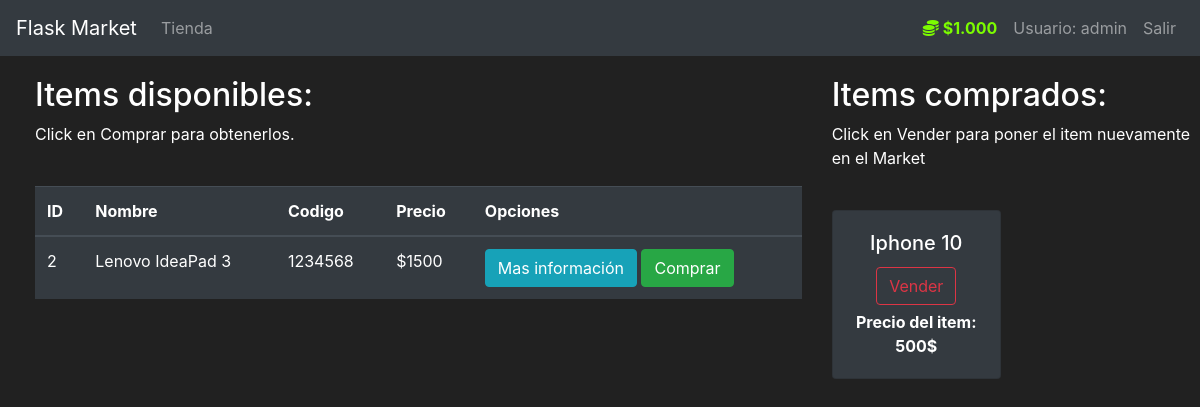
The page /market (signed in) on the database as committed earlier.
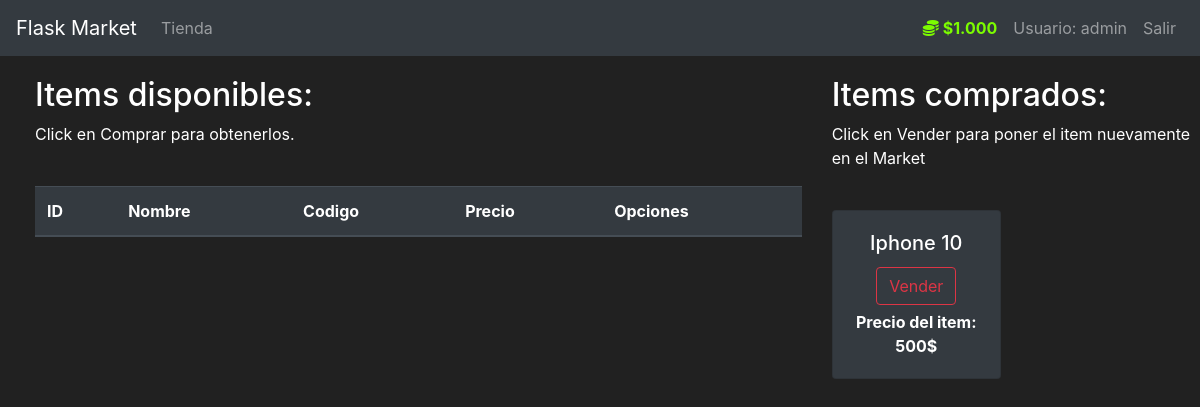
The same page on the database as committed later.
### market/models.py (models this page shows, shortened)
class User(db.Model, UserMixin):
    id = db.Column(db.Integer(), primary_key=True)
    username = db.Column(db.String(length=30), nullable=False, unique=True)
    email_address = db.Column(db.String(length=50),
                              nullable=False,
                              unique=True)
    password_hash = db.Column(db.String(length=60), nullable=False)
    budget = db.Column(db.Integer(), nullable=False, default=1000)
    items = db.relationship('Item', backref='owned_user', lazy=True)
    @property
    def prettier_budget(self):
        if len(str(self.budget)) >= 4:
            return f'${str(self.budget)[:-3]}.{str(self.budget)[-3:]}'
        else:
            return f"${self.budget}"
    @property
    def password(self):
        return self.password

class Item(db.Model):
    id = db.Column(db.Integer(), primary_key=True)
    name = db.Column(db.String(length=30), nullable=False, unique=True)
    price = db.Column(db.Integer(), nullable=False)
    barcode = db.Column(db.String(length=12), nullable=False, unique=True)
    description = db.Column(db.String(length=1024),
                            nullable=False,
                            unique=True)
    owner = db.Column(db.Integer(), db.ForeignKey('user.id'))

### market/routes.py (the view, shortened to what this page needs)
@app.route('/market', methods=['GET', 'POST'])
@login_required
def market_page():
    purchase_form = PurchaseItemForm()
    selling_form = SellItemForm()
    if request.method == "GET":
        items = Item.query.filter_by(owner=None)
        owned_items = Item.query.filter_by(owner=current_user.id)
        return render_template('market.html',
                               items=items,
                               purchase_form=purchase_form,
                               owned_items=owned_items,
                               selling_form=selling_form)

### market/models.py (called while the page is built)
@login_manager.user_loader
def load_user(user_id):
    return User.query.get(int(user_id))

### market/templates/market.html (shortened to what this page needs)
{% extends 'base.html' %}
{% block content %}
<div class="row" style="margin-top:20px; margin-left:20px">
    <div class="col-8">
        <h2>Items disponibles: </h2>
        <p>Click en Comprar para obtenerlos.</p>
        <br>
        <table class="table table-hover table-dark">
            <thead>
                <tr>
                    <th scope="col">ID</th>
                    <th scope="col">Nombre</th>
                    <th scope="col">Codigo</th>
                    <th scope="col">Precio</th>
                    <th scope="col">Opciones</th>
                </tr>
            </thead>
            <tbody>
                {% for item in items %}
                <tr>
                    <td>{{ item.id }}</td>
                    <td>{{ item.name }}</td>
                    <td>{{ item.barcode }}</td>
                    <td>${{ item.price }}</td>
                    <td>
                        <button class="btn btn-outline btn-info" data-toggle="modal"
                            data-target="#Modal-MoreInfo-{{ item.id }}">Mas información</button>
                        <button class="btn btn-outline btn-success" data-toggle="modal"
                            data-target="#Modal-PurchaseConfirm-{{ item.id }}">Comprar</button>
                    </td>
                </tr>
                {% endfor %}
            </tbody>
        </table>
    </div>
    <div class="col-4">
        <h2>Items comprados: </h2>
        <p>Click en Vender para poner el item nuevamente en el Market</p>
        <br>
        <div class="row">
            {% for owned_item in owned_items %}
            <div class="col-md-6">
                <div style="margin-bottom: 5px" class="card text-center bg-dark">
                    <div class="card-body">
                        <h5 class="card-title">{{ owned_item.name }}</h5>
                        <button type="button" class="btn btn-outline-danger" style="margin-bottom: 5px"
                            data-toggle="modal" data-target="#Modal-SellingConfirm-{{ owned_item.id }}">
                            Vender
                        </button>
                        <p class="card-text"><strong>
                                Precio del item: {{ owned_item.price }}$
                            </strong></p>
                    </div>
                </div>
            </div>
            {% endfor %}
        </div>
    </div>
</div>
{% endblock %}

### market/templates/base.html (shortened to what this page needs)
<!doctype html>
<html lang="es">
<head>
    <link rel="stylesheet" href="https://cdn.jsdelivr.net/npm/bootstrap@4.5.3/dist/css/bootstrap.min.css"
>
</head>
<body>
    <nav class="navbar navbar-expand-md navbar-dark bg-dark">
        <a class="navbar-brand" href="{{ url_for('home_page') }}">Flask Market</a>
        <div class="collapse navbar-collapse" id="navbarNav">
            <ul class="navbar-nav mr-auto">
                <li class="nav-item">
                    <a class="nav-link" href="{{ url_for('market_page') }}">Tienda</a>
                </li>
            </ul>
            {% if current_user.is_authenticated %}
            <ul class="navbar-nav">
                <li class="nav-item">
                    <a class="nav-link" style="color: lawngreen; font-weight: bold">
                        <i class="fas fa-coins"></i>
                        {{ current_user.prettier_budget }}
                    </a>
                </li>
                <li class="nav-item">
                    <a class="nav-link">Usuario: {{ current_user.username }}</a>
                </li>
                <li class="nav-item">
                    <a class="nav-link" href="{{ url_for('logout_page') }}">Salir</a>
                </li>
            </ul>
            {% endif %}
        </div>
    </nav>
    {% block content %}
    {% endblock %}
</body>
</html>

### market/templates/base.html (style rules this page uses)
body { background-color: #212121; color: white }

Rows that differ between the two databases and show on the page:
no longer on this page (row edited): Item: id "2", name "Lenovo IdeaPad 3", barcode "1234568", price "1500", shown under "Items disponibles:"
